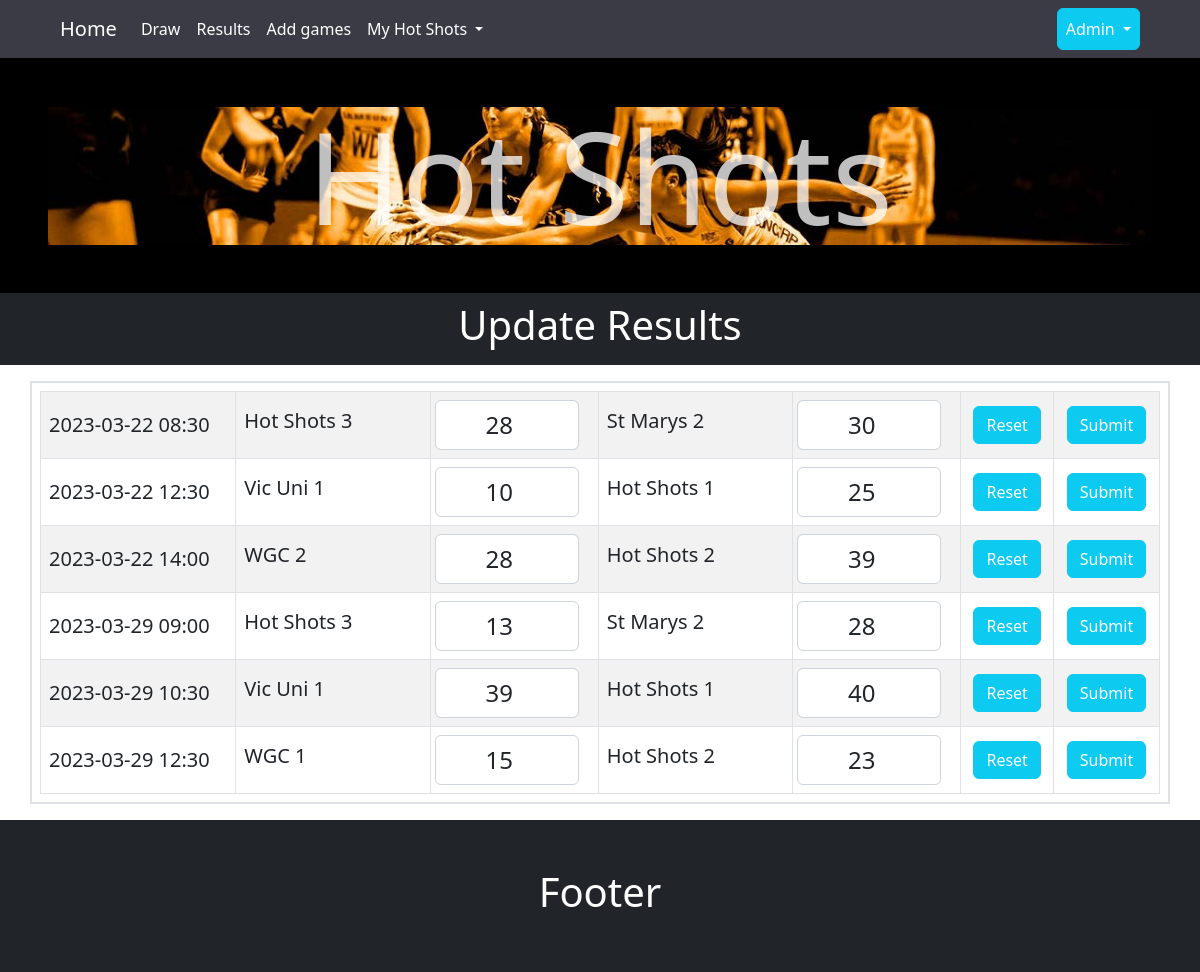
Page /allscores on the earlier database version.
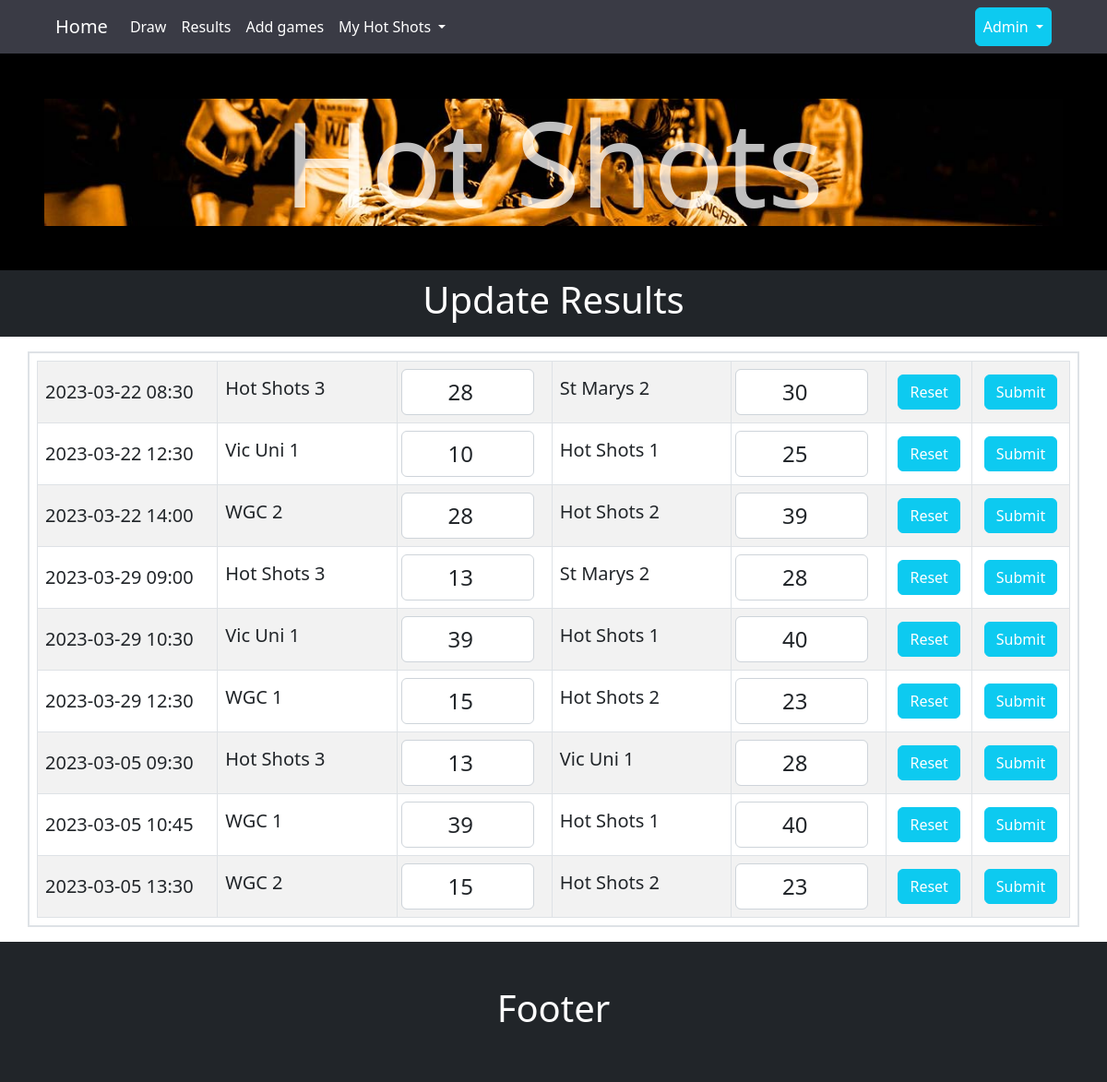
Same page on the later database version.
### tables this page shows
CREATE TABLE draw
(
    draw_id   integer primary key autoincrement,
    draw_date date    not null,
    team_1    integer not null,
    score_1   integer,
    team_2    integer not null,
    score_2   integer,
    foreign key (team_1) references team (team_id),
    foreign key (team_2) references team (team_id),
    unique(draw_date,team_1,team_2)
);

CREATE TABLE team(
    team_id integer primary key autoincrement ,
    team_name text not null unique
);

### server.py (the view, shortened to what this page needs)
@app.route('/allscores' , methods=['GET', 'POST'])
def allscores():
    data = request.args
    complete = False
    if 'complete' in data.keys():
        complete = True
    sql = """ select
        d.draw_id as "game_id",
        d.draw_date as "game_date",
        d.score_1 as "score_1",
        d.score_2 as "score_2",
        b.team_name as "team_1",
        c.team_name as "team_2"
        from draw d
        join team b on  d.team_1 = b.team_id
        join team c on  d.team_2 = c.team_id
        """
    value_tuple = ()
    team_data = run_search_query_tuples(sql, value_tuple, db_path, True)
    if request.method == 'GET':
        return render_template("netball_manage_scores.html", team_data=team_data, complete=complete)

### db_functions.py (called while the page is built)
def run_search_query_tuples(sql_query,values_tuple, file_path, rowfactory=False):
    result = None
    try:
        db = sqlite3.connect(file_path)
        if rowfactory:
            db.row_factory = sqlite3.Row
        cursor = db.cursor()
        cursor.execute(sql_query,values_tuple)
        result = cursor.fetchall()
        cursor.close()
    except sqlite3.Error as error:
        print("Error running search query tuples: {}".format(error))
        return None
    db.close()
    if result is None:
        print("No search values were found")
    return result

### templates/netball_manage_scores.html (shortened to what this page needs)
{% extends "layout.html" %}
{% block heading %} Update Results {% endblock %}
{% block content %}
<div class="container-sm border border-2 p-2 my-3">
<div class="table-responsive-lg">
  <table class="table table-bordered mx-auto align-middle table-striped m-0">
      {% for row in team_data %}
      <tr>
            <td> {{ row['game_date'] }}</td>
            <td><label for="team1score{{loop.index0}}" class="form-label"> {{row['team_1']}}</label> </td>
            <td class="px-1"><input type="number" class="form-control" form="form{{loop.index0}}" id="team1score{{loop.index0}}" name="score_1"  min="0" max="100" step="1" placeholder="" value={{row['score_1']}} required></td>
            <td>  <label for="team2score{{loop.index0}}" class="form-label"> {{row['team_2']}}</label></td>
            <td class="px-1"> <input type="number" class="form-control" form="form{{loop.index0}}" id="team2score{{loop.index0}}" name="score_2" min="0" max="100" step="1" placeholder="" value={{row['score_2']}} required></td>
            <td class="text-center">   <button type="reset" class="btn btn-info text-white" form="form{{loop.index0}}">Reset</button></td>
            <td class="text-center">   <button type="submit" class="btn btn-info text-white" form="form{{loop.index0}}">Submit</button></td>
      </tr>
      {% endfor %}
       </table>
</div>
</div>
{% endblock %}

Differences in the rows shown:
added draw: game_date "2023-03-05 09:30", team_1 "Hot Shots 3", score_1 "13", team_2 "Vic Uni 1", score_2 "28"
added draw: game_date "2023-03-05 10:45", team_1 "WGC 1", score_1 "39", team_2 "Hot Shots 1", score_2 "40"
added draw: game_date "2023-03-05 13:30", team_1 "WGC 2", score_1 "15", team_2 "Hot Shots 2", score_2 "23"
